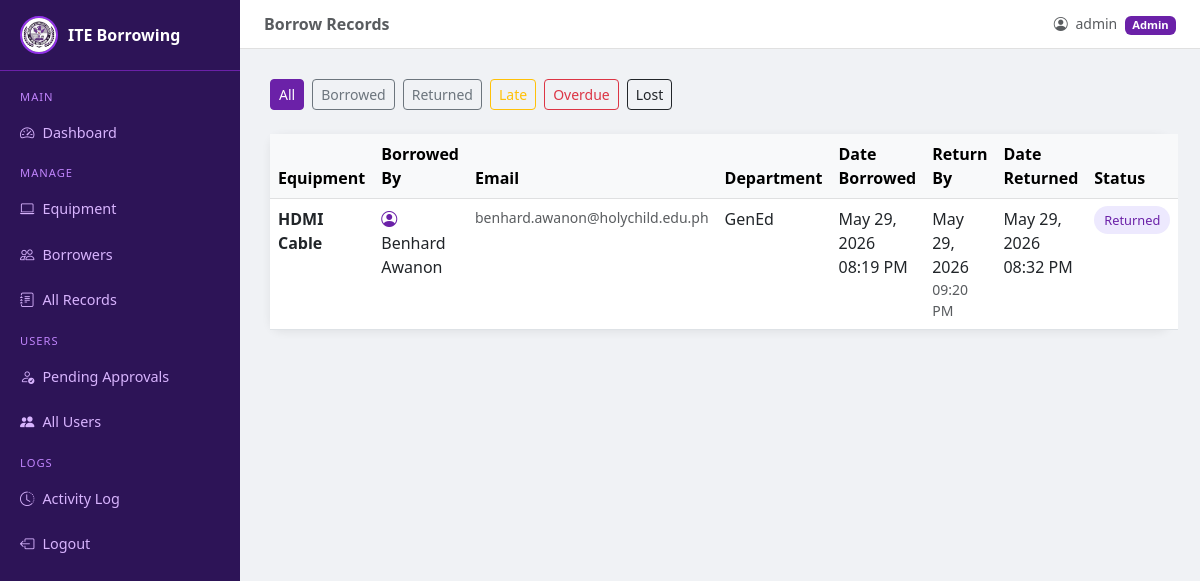
Screenshot of /system/records/ (signed in) with the database file from the repository.
### borrowing/models.py (models this page shows, shortened)
class BorrowRecord(models.Model):
    STATUS_CHOICES = [
        ('borrowed', 'Borrowed'),
        ('returned', 'Returned'),
        ('late',     'Returned Late'),
        ('overdue',  'Overdue'),
        ('lost',     'Lost'),
    ]
    equipment     = models.ForeignKey(Equipment, on_delete=models.CASCADE)
    borrower      = models.ForeignKey(Borrower, on_delete=models.CASCADE, null=True, blank=True)
    processed_by  = models.ForeignKey(User, on_delete=models.SET_NULL, null=True)
    department    = models.CharField(max_length=100, blank=True, default='')
    date_borrowed = models.DateTimeField(auto_now_add=True)
    due_date      = models.DateField()
    due_time      = models.TimeField(null=True, blank=True)
    date_returned = models.DateTimeField(null=True, blank=True)
    status        = models.CharField(max_length=20, choices=STATUS_CHOICES, default='borrowed')
    remarks       = models.TextField(blank=True)
    class Meta:
        ordering = ['-date_borrowed']

class Equipment(models.Model):
    STATUS_CHOICES = [
        ('available',   'Available'),
        ('borrowed',    'Borrowed'),
        ('maintenance', 'Under Maintenance'),
    ]
    name        = models.CharField(max_length=100)
    category    = models.ForeignKey(Category, on_delete=models.SET_NULL, null=True, blank=True)
    description = models.TextField(blank=True)
    serial_no   = models.CharField(max_length=100, unique=True)
    quantity    = models.PositiveIntegerField(default=1)
    status      = models.CharField(max_length=20, choices=STATUS_CHOICES, default='available')
    image       = models.ImageField(upload_to='equipment/', blank=True, null=True)
    created_at  = models.DateTimeField(auto_now_add=True)
    class Meta:
        ordering = ['name']

### borrowing/views.py (the view)
# urls.py: path('records/',                        views.borrow_records,            name='borrow_records'),
@login_required
def borrow_records(request):
    status  = request.GET.get('status', '')
    records = BorrowRecord.objects.select_related('equipment', 'processed_by').all()
    if status:
        records = records.filter(status=status)
    return render(request, 'borrowing/borrow_records.html', {'records': records, 'status': status})

### borrowing/templates/borrowing/borrow_records.html
{% extends 'borrowing/base.html' %}
{% block page_title %}Borrow Records{% endblock %}
{% block content %}
<div class="d-flex justify-content-between align-items-center mb-4">
  <div class="d-flex gap-2">
    <a href="{% url 'borrow_records' %}" class="btn btn-sm {% if not status %}btn-primary{% else %}btn-outline-secondary{% endif %}">All</a>
    <a href="?status=borrowed"           class="btn btn-sm {% if status == 'borrowed' %}btn-primary{% else %}btn-outline-secondary{% endif %}">Borrowed</a>
    <a href="?status=returned"           class="btn btn-sm {% if status == 'returned' %}btn-primary{% else %}btn-outline-secondary{% endif %}">Returned</a>
    <a href="?status=late"               class="btn btn-sm {% if status == 'late' %}btn-warning{% else %}btn-outline-warning{% endif %}">Late</a>
    <a href="?status=overdue"            class="btn btn-sm {% if status == 'overdue' %}btn-danger{% else %}btn-outline-danger{% endif %}">Overdue</a>
    <a href="?status=lost"               class="btn btn-sm {% if status == 'lost' %}btn-dark{% else %}btn-outline-dark{% endif %}">Lost</a>
  </div>
</div>
<div class="card">
  <div class="card-body p-0">
    <table class="table table-hover mb-0">
      <thead class="table-light">
        <tr>
          <th>Equipment</th>
          <th>Borrowed By</th>
          <th>Email</th>
          <th>Department</th>
          <th>Date Borrowed</th>
          <th>Return By</th>
          <th>Date Returned</th>
          <th>Status</th>
        </tr>
      </thead>
      <tbody>
        {% for r in records %}
        <tr>
          <td class="fw-semibold">{{ r.equipment.name }}</td>
          <td>
            <i class="bi bi-person-circle me-1 text-primary"></i>
            {{ r.processed_by.get_full_name|default:r.processed_by.username }}
          </td>
          <td class="text-muted small">{{ r.processed_by.email }}</td>
          <td>{{ r.department|default:"—" }}</td>
          <td>{{ r.date_borrowed|date:"M d, Y h:i A" }}</td>
          <td>
            {{ r.due_date }}
            {% if r.due_time %}
              <div class="text-muted small">{{ r.due_time|time:"h:i A" }}</div>
            {% endif %}
          </td>
          <td>{{ r.date_returned|date:"M d, Y h:i A"|default:"—" }}</td>
          <td>
            <span class="badge-{{ r.status }}">{{ r.get_status_display }}</span>
          </td>
        </tr>
        {% empty %}
        <tr>
          <td colspan="8" class="text-center text-muted py-4">No records found.</td>
        </tr>
        {% endfor %}
      </tbody>
    </table>
  </div>
</div>
{% endblock %}

### borrowing/templates/borrowing/base.html (shortened to what this page needs)
{% load static %}
<!DOCTYPE html>
<html lang="en">
<head>
  <link href="https://cdn.jsdelivr.net/npm/bootstrap@5.3.0/dist/css/bootstrap.min.css" rel="stylesheet">
  <link href="https://cdn.jsdelivr.net/npm/bootstrap-icons@1.10.5/font/bootstrap-icons.css" rel="stylesheet">
</head>
<body>
<div class="sidebar" id="sidebar">
  <div class="brand">
    <img src="{% static 'img/logo.jpg' %}" alt="ITE Logo"
      style="width:38px;height:38px;border-radius:50%;object-fit:cover;border:2px solid #9333ea;">
    ITE Borrowing
  </div>
  <nav class="mt-2">
    {% if request.user.is_superuser %}
    <div class="nav-label">Main</div>
    <a href="{% url 'dashboard' %}" onclick="closeSidebar()"><i class="bi bi-speedometer2 me-2"></i>Dashboard</a>
    <div class="nav-label">Manage</div>
    <a href="{% url 'equipment_list' %}" onclick="closeSidebar()"><i class="bi bi-laptop me-2"></i>Equipment</a>
    <a href="{% url 'borrower_list' %}" onclick="closeSidebar()"><i class="bi bi-people me-2"></i>Borrowers</a>
    <a href="{% url 'borrow_records' %}" onclick="closeSidebar()"><i class="bi bi-journal-text me-2"></i>All Records</a>
    <div class="nav-label">Users</div>
    <a href="{% url 'pending_users' %}" onclick="closeSidebar()"><i class="bi bi-person-check me-2"></i>Pending Approvals</a>
    <a href="{% url 'user_list' %}" onclick="closeSidebar()"><i class="bi bi-people-fill me-2"></i>All Users</a>
    <div class="nav-label">Logs</div>
    <a href="{% url 'activity_log' %}" onclick="closeSidebar()"><i class="bi bi-clock-history me-2"></i>Activity Log</a>
    {% endif %}
    <a href="{% url 'logout' %}" class="logout-btn">
      <i class="bi bi-box-arrow-left me-2"></i>Logout
    </a>
  </nav>
</div>
<div class="main-content">
  <div class="topbar">
    <div class="d-flex align-items-center gap-3">
      <span class="fw-semibold text-muted">{% block page_title %}{% endblock %}</span>
    </div>
    <span class="text-muted small">
      <i class="bi bi-person-circle me-1"></i>
      <span class="d-none d-md-inline">{{ request.user.username }}</span>
      {% if request.user.is_superuser %}
        <span class="badge ms-1" style="background:#6b21a8;font-size:0.7rem;">Admin</span>
      {% else %}
        <span class="badge ms-1" style="background:#2e7d32;font-size:0.7rem;">User</span>
      {% endif %}
    </span>
  </div>
  {% block content %}{% endblock %}
</div>
</body>
</html>

### borrowing/templates/borrowing/base.html (style rules this page uses)
:root { --bs-primary: #6b21a8; --bs-primary-rgb: 107, 33, 168; }
body { background: #f0f2f5; font-family: 'Segoe UI', sans-serif; }
.text-primary { color: #6b21a8 !important; }
.btn-primary { background: #6b21a8; border-color: #6b21a8; }
.sidebar { min-height: 100vh; background: #2d1457; width: 240px; position: fixed; top: 0; left: 0; z-index: 100; transition: transform 0.3s ease; }
.sidebar .brand { padding: 16px 20px; font-size: 1rem; font-weight: 700; color: #fff; border-bottom: 1px solid #6b21a8; display: flex; align-items: center; gap: 10px; }
.sidebar a { color: #d8b4fe; text-decoration: none; display: block; padding: 12px 20px; font-size: 0.9rem; }
.sidebar .nav-label { padding: 10px 20px 4px; font-size: 0.7rem; text-transform: uppercase; color: #c084fc; letter-spacing: 1px; }
.main-content { margin-left: 240px; padding: 30px; }
.topbar { background: #fff; padding: 12px 24px; margin: -30px -30px 30px; border-bottom: 1px solid #e0e0e0; display: flex; justify-content: space-between; align-items: center; }
.card { border: none; box-shadow: 0 2px 10px rgba(0,0,0,0.07); border-radius: 12px; }
.badge-returned { background: #ede9fe; color: #6b21a8; padding: 5px 10px; border-radius: 20px; font-size: 0.8rem; }
.logout-btn { background: none; border: none; color: #d8b4fe; padding: 12px 20px; font-size: 0.9rem; width: 100%; text-align: left; cursor: pointer; display: block; text-decoration: none; }

### rows the page displays
BorrowRecord: equipment.name "HDMI Cable", processed_by.get_full_name "Benhard Awanon", processed_by.email "benhard.awanon@holychild.edu.ph", department "GenEd", date_borrowed "May 29, 2026 08:19 PM", due_date "May 29, 2026", due_time "09:20 PM", date_returned "May 29, 2026 08:32 PM", status "Returned"

### other values shown
{{ request.user.username }} "admin"
